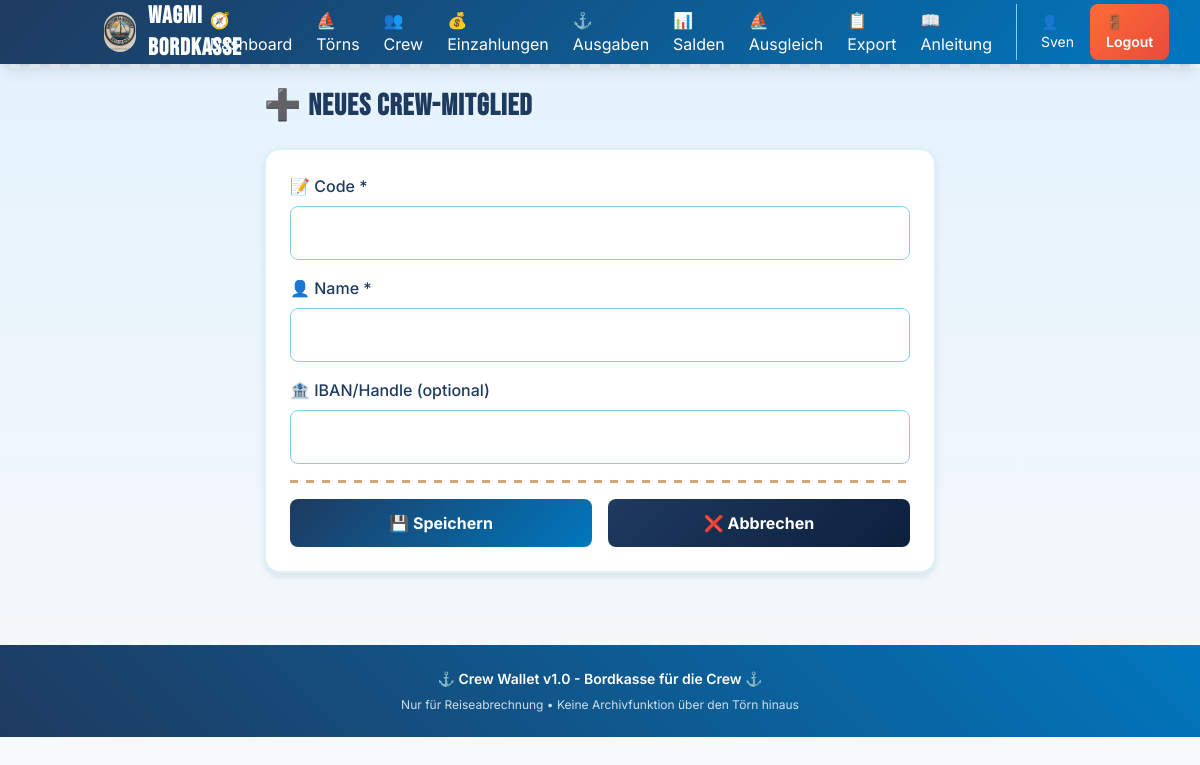
The app's page /crew/55/edit (signed in), older data.
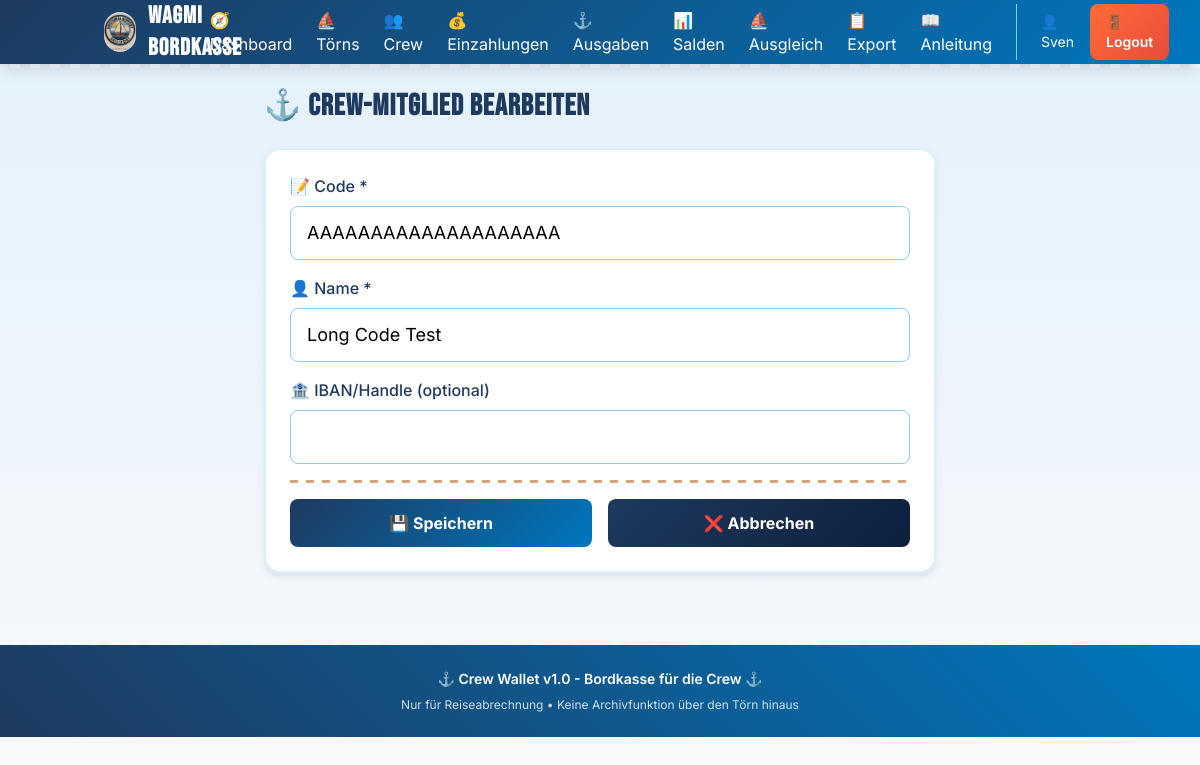
The same page, newer data.
### models.py (models this page shows)
class CrewMember(Base):
    __tablename__ = "crew_members"
    __table_args__ = (
        UniqueConstraint('trip_id', 'code', name='uq_crew_trip_code'),
    )
    id = Column(Integer, primary_key=True, index=True)
    trip_id = Column(Integer, ForeignKey("trips.id"), nullable=False)
    code = Column(String(20), nullable=False, index=True)
    name = Column(String(100), nullable=False)
    iban_or_handle = Column(String(100), nullable=True)
    created_at = Column(DateTime, default=datetime.utcnow)
    trip = relationship("Trip", back_populates="crew_members")
    deposits = relationship("Deposit", back_populates="member", cascade="all, delete-orphan")
    paid_expenses = relationship("Expense", foreign_keys="Expense.payer_id", back_populates="payer")
    expense_participations = relationship("ExpenseParticipant", back_populates="member", cascade="all, delete-orphan")

### routers/crew.py (the view)
@router.get("/{member_id}/edit", response_class=HTMLResponse)
async def edit_crew_form(
    request: Request,
    member_id: int,
    db: Session = Depends(get_db)
):
    active_trip = TripService.get_active_trip(db)
    if not active_trip:
        return RedirectResponse(url="/trips", status_code=303)
    member = db.query(CrewMember).filter(
        CrewMember.id == member_id,
        CrewMember.trip_id == active_trip.id
    ).first()
    return templates.TemplateResponse("crew_form.html", {
        "request": request,
        "member": member
    })

### templates/crew_form.html (shortened to what this page needs)
{% extends "layout.html" %}
{% block content %}
<div class="max-w-2xl mx-auto">
    <h1 class="text-3xl font-bold maritime-header mb-6" style="color: var(--navy-deep);">{% if member %}⚓ Crew-Mitglied bearbeiten{% else %}➕ Neues Crew-Mitglied{% endif %}</h1>
    <form method="post" class="bg-white porthole-card p-6 space-y-4">
        <div>
            <label class="block font-medium mb-2" style="color: var(--navy-deep);">📝 Code *</label>
            <input type="text" name="code" value="{% if member %}{{ member.code }}{% endif %}" required maxlength="20"
                class="w-full px-4 py-3 border rounded-lg text-lg" style="border-color: var(--sky-blue); focus:ring-color: var(--ocean-blue);">
        </div>
        <div>
            <label class="block font-medium mb-2" style="color: var(--navy-deep);">👤 Name *</label>
            <input type="text" name="name" value="{% if member %}{{ member.name }}{% endif %}" required
                class="w-full px-4 py-3 border rounded-lg text-lg" style="border-color: var(--sky-blue); focus:ring-color: var(--ocean-blue);">
        </div>
        <div>
            <label class="block font-medium mb-2" style="color: var(--navy-deep);">🏦 IBAN/Handle (optional)</label>
            <input type="text" name="iban_or_handle" value="{% if member %}{{ member.iban_or_handle or '' }}{% endif %}"
                class="w-full px-4 py-3 border rounded-lg text-lg" style="border-color: var(--sky-blue); focus:ring-color: var(--ocean-blue);">
        </div>
        <div class="rope-divider"></div>
        <div class="flex gap-4">
            <button type="submit" class="flex-1 ocean-gradient text-white font-bold py-3 px-4 rounded-lg transition touch-action">
                💾 Speichern
            </button>
            <a href="/crew" class="flex-1 text-white font-bold py-3 px-4 rounded-lg text-center transition touch-action" style="background: linear-gradient(135deg, var(--navy-deep) 0%, #0d1f3d 100%);">
                ❌ Abbrechen
            </a>
        </div>
    </form>
</div>
{% endblock %}

Row changes from the older to the newer data that the page shows:
added CrewMember: code "AAAAAAAAAAAAAAAAAAAA", name "Long Code Test"
Text that changed along with them:
text no longer shown: "➕ Neues Crew-Mitglied"
text now shown: "⚓ Crew-Mitglied bearbeiten"
